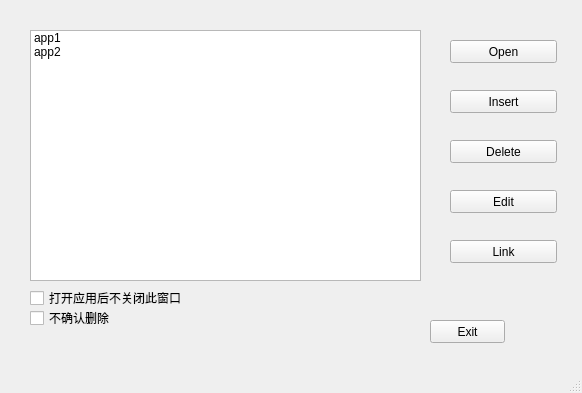
<?xml version="1.0" encoding="UTF-8"?>
<ui version="4.0">
 <class>MainWindow</class>
 <widget class="QMainWindow" name="MainWindow">
  <property name="geometry">
   <rect>
    <x>0</x>
    <y>0</y>
    <width>582</width>
    <height>393</height>
   </rect>
  </property>
  <property name="windowTitle">
   <string>MainWindow</string>
  </property>
  <widget class="QWidget" name="centralwidget">
   <widget class="QListWidget" name="listWidget">
    <property name="geometry">
     <rect>
      <x>30</x>
      <y>30</y>
      <width>391</width>
      <height>251</height>
     </rect>
    </property>
    <item>
     <property name="text">
      <string>app1</string>
     </property>
    </item>
    <item>
     <property name="text">
      <string>app2</string>
     </property>
    </item>
   </widget>
   <widget class="QPushButton" name="pushButton_4">
    <property name="geometry">
     <rect>
      <x>450</x>
      <y>40</y>
      <width>107</width>
      <height>23</height>
     </rect>
    </property>
    <property name="text">
     <string>Open</string>
    </property>
    <property name="shortcut">
     <string>O</string>
    </property>
   </widget>
   <widget class="QPushButton" name="pushButton_5">
    <property name="geometry">
     <rect>
      <x>450</x>
      <y>90</y>
      <width>107</width>
      <height>23</height>
     </rect>
    </property>
    <property name="text">
     <string>Insert</string>
    </property>
    <property name="shortcut">
     <string>I</string>
    </property>
   </widget>
   <widget class="QPushButton" name="pushButton_6">
    <property name="geometry">
     <rect>
      <x>450</x>
      <y>140</y>
      <width>107</width>
      <height>23</height>
     </rect>
    </property>
    <property name="mouseTracking">
     <bool>false</bool>
    </property>
    <property name="acceptDrops">
     <bool>false</bool>
    </property>
    <property name="text">
     <string>Delete</string>
    </property>
    <property name="shortcut">
     <string>D</string>
    </property>
    <property name="checkable">
     <bool>false</bool>
    </property>
    <property name="autoDefault">
     <bool>false</bool>
    </property>
    <property name="default">
     <bool>false</bool>
    </property>
   </widget>
   <widget class="QPushButton" name="pushButton_7">
    <property name="geometry">
     <rect>
      <x>450</x>
      <y>190</y>
      <width>107</width>
      <height>23</height>
     </rect>
    </property>
    <property name="text">
     <string>Edit</string>
    </property>
    <property name="shortcut">
     <string>E</string>
    </property>
   </widget>
   <widget class="QPushButton" name="pushButton_2">
    <property name="geometry">
     <rect>
      <x>430</x>
      <y>320</y>
      <width>75</width>
      <height>23</height>
     </rect>
    </property>
    <property name="text">
     <string>Exit</string>
    </property>
    <property name="shortcut">
     <string>Esc</string>
    </property>
   </widget>
   <widget class="QCheckBox" name="checkBox">
    <property name="geometry">
     <rect>
      <x>30</x>
      <y>290</y>
      <width>391</width>
      <height>16</height>
     </rect>
    </property>
    <property name="text">
     <string>打开应用后不关闭此窗口</string>
    </property>
   </widget>
   <widget class="QPushButton" name="pushButton_8">
    <property name="geometry">
     <rect>
      <x>450</x>
      <y>240</y>
      <width>107</width>
      <height>23</height>
     </rect>
    </property>
    <property name="text">
     <string>Link</string>
    </property>
    <property name="shortcut">
     <string>L</string>
    </property>
   </widget>
   <widget class="QCheckBox" name="checkBox_2">
    <property name="geometry">
     <rect>
      <x>30</x>
      <y>310</y>
      <width>391</width>
      <height>16</height>
     </rect>
    </property>
    <property name="text">
     <string>不确认删除</string>
    </property>
   </widget>
  </widget>
  <widget class="QMenuBar" name="menubar">
   <property name="geometry">
    <rect>
     <x>0</x>
     <y>0</y>
     <width>582</width>
     <height>23</height>
    </rect>
   </property>
  </widget>
  <widget class="QStatusBar" name="statusbar"/>
 </widget>
 <resources/>
 <connections>
  <connection>
   <sender>pushButton_2</sender>
   <signal>clicked()</signal>
   <receiver>MainWindow</receiver>
   <slot>close()</slot>
   <hints>
    <hint type="sourcelabel">
     <x>483</x>
     <y>355</y>
    </hint>
    <hint type="destinationlabel">
     <x>547</x>
     <y>349</y>
    </hint>
   </hints>
  </connection>
 </connections>
</ui>
